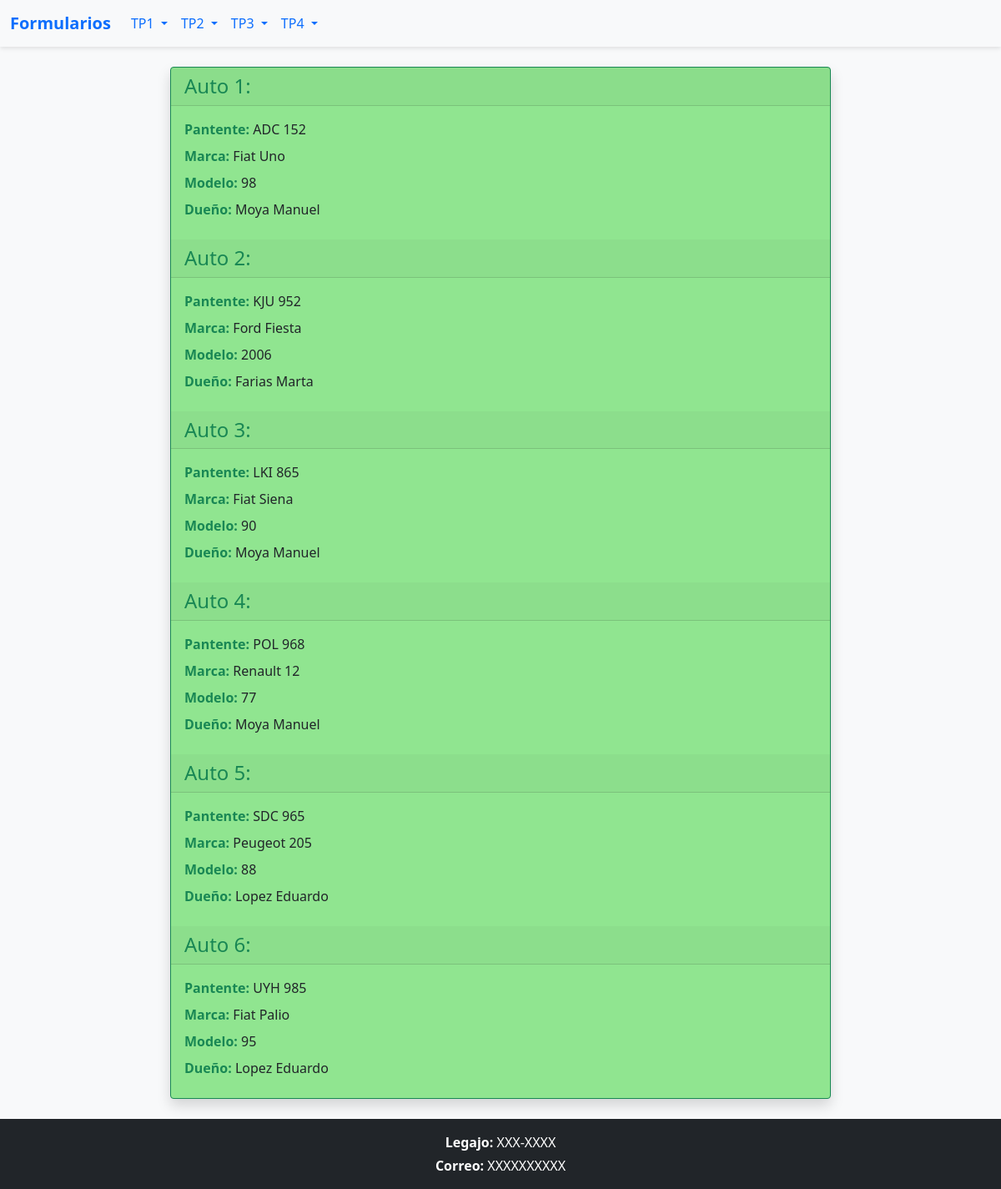
/?page=TP4Ej1, run on the app's committed database.
### tables this page shows
CREATE TABLE auto (
  Patente varchar(10) NOT NULL,
  Marca varchar(50) NOT NULL,
  Modelo int(11) NOT NULL,
  DniDuenio varchar(10) NOT NULL,
  PRIMARY KEY  (Patente)
);

CREATE TABLE persona (
  NroDni varchar(10) NOT NULL,
  Apellido varchar(50) NOT NULL,
  Nombre varchar(50) NOT NULL,
  fechaNac date NOT NULL default 0000-00-00,
  Telefono varchar(20) NOT NULL,
  Domicilio varchar(200) NOT NULL,
  PRIMARY KEY  (NroDni)
);

### util/funciones.php (called while the page is built, shortened)
<?php
spl_autoload_register(function($class_name) {
    $dirs = [
        $_SESSION['ROOT'] . 'modelo/',
        $_SESSION['ROOT'] . 'modelo/conexion/',
        $_SESSION['ROOT'] . 'control/',
        $_SESSION['ROOT'] . 'control/1/',
        $_SESSION['ROOT'] . 'control/2/',
        $_SESSION['ROOT'] . 'control/3/',
        $_SESSION['ROOT'] . 'control/4/',
    ];
    foreach ($dirs as $dir) {
        $path = $dir . $class_name . '.php';
        if (file_exists($path)) {
            return;
        }
    }
});
?>

### modelo/tablaAuto.php (called while the page is built, shortened)
<?php
class tablaAuto {
    public function selecionarAuto(){
        $bd = new BaseDatos();
        $resp = null;
        $sql = "SELECT * FROM auto";
        $resulBusq = $bd->query($sql);
        if($resulBusq) {
            $resp = $resulBusq->fetchAll(PDO::FETCH_ASSOC);
        }
        return $resp;
    }
}

### control/4/controlAuto.php (called while the page is built, shortened)
<?php
class controlAuto{
    public function listarAutos(){
        $a = new tablaAuto("", "", "", "");
        $list = $a->selecionarAuto();
        return $list;
    }
}

### modelo/tablaPersona.php (called while the page is built, shortened)
<?php
class tablaPersona {
    public function selecionarPersonas(){
        $bd = new BaseDatos();
        $resp = null;
        $sql = "SELECT * FROM persona";
        $resulBusq = $bd->query($sql);
        if($resulBusq) {
            $resp = $resulBusq->fetchAll(PDO::FETCH_ASSOC);
        }
        return $resp;
    }
}

### control/4/controlPersona.php (called while the page is built, shortened)
<?php
class controlPersona{
    public function buscarPersona($dni){
        $lista = $this->listarPersonas();
        $personaElegida = null;
        if($lista != null){
            foreach ($lista as $pers){
                if($pers["NroDni"] == $dni){
                    $personaElegida = $pers;
                }
            }
        }
        return $personaElegida;
    }
    public function listarPersonas(){
        $p = new tablaPersona("","","","","","");
        $lista = $p->selecionarPersonas();
        return $lista;
    }
}

### control/4/accionListarAutos.php (the view)
<?php
function mensajeListado(){
    $control = new controlAuto();
    $list = $control->listarAutos();
    $mensaje = "<div class='row justify-content-center mb-4'>
                <div class='col-8' >
                <div class='card border-success shadow' style='background-color: rgba(144, 229, 144, 1)'>";
    $a = 0;
    if($list != null){
        $p = new controlPersona();
        foreach ($list as $aut){
            $a++;
            $duenio = $p->buscarPersona($aut["DniDuenio"]);
            $mensaje .= "<div class='card-header text-success'>
                            <h1 class='h4 mb-0'>Auto $a:</h1>
                        </div>
                        <div class='card-body text-success'>
                            <p class='mb-2'><strong>Pantente:</strong> <span class='text-dark'>".$aut['Patente']."</span></p>
                            <p class='mb-2'><strong>Marca:</strong> <span class='text-dark'>".$aut['Marca']."</span></p>
                            <p class='mb-2'><strong>Modelo:</strong> <span class='text-dark'>".$aut['Modelo']."</span></p>
                            <p class='mb-2'><strong>Dueño:</strong> <span class='text-dark'>".$duenio["Apellido"]." ".$duenio["Nombre"]."</span></p>
                        </div>" ;
        }
    }else{
        $mensaje .= "<div class='card-header text-success'>
                            <h1 class='h4 mb-0'>No hay autos registrados</h1>
                        </div>";
    }
    $mensaje .= "</div>
            </div>
    </div>";
    return $mensaje;
}

### vista/estructura/cabecera/incio.php (shortened to what this page needs)
<!DOCTYPE html>
<html lang="es">
<head>
    <link rel="stylesheet" href="/PHPMYSQL/vista/css/booststrap/bootstrap-5.1.3-dist/css/bootstrap.min.css">
    <link rel="stylesheet" href="/PHPMYSQL/vista/css/personalizado/styleFormularios.css">
    <link rel="stylesheet" href="/PHPMYSQL/vista/css/personalizado/styleMensaje.css">
</head>
<body class="bg-light d-flex flex-column min-vh-100">

### index.php (shortened to what this page needs)
<?php
$page = $_GET['page'] ?? 'presentacion';
switch ($page) {
    case "TP4Ej1":
        include_once($_SESSION['ROOT'] . 'control/4/accionListarAutos.php');
        $url = 'vista/4/verAuto.php';
        break;
}
    include_once 'vista/estructura/cabecera/incio.php';
    if ($url != 'vista/home/home.php' && $url != 'vista/home/presentacion.php' && $url != 'control/action/action.php') {
        include 'vista/estructura/cabecera/barraNavegacion.php';
    }
    require $url;
    include_once 'vista/estructura/pie/footer.php';

### vista/estructura/cabecera/barraNavegacion.php (shortened to what this page needs)
<nav class="navbar navbar-expand-lg navbar-custom mb-4">
    <div class="container-fluid">
        <a class="navbar-brand fw-bold" href="?page=home">Formularios</a>
        <div class="collapse navbar-collapse" id="navbarNav">
            <ul class="navbar-nav me-auto">
                <li class="nav-item dropdown">
                    <a class="nav-link dropdown-toggle" href="#" role="button" data-bs-toggle="dropdown" aria-expanded="false">
                        TP1
                    </a>
                </li>
                <li class="nav-item dropdown">
                    <a class="nav-link dropdown-toggle" href="#" role="button" data-bs-toggle="dropdown" aria-expanded="false">
                        TP2
                    </a>
                </li>
                <li class="nav-item dropdown">
                    <a class="nav-link dropdown-toggle" href="#" role="button" data-bs-toggle="dropdown" aria-expanded="false">
                        TP3
                    </a>
                </li>
                <li class="nav-item dropdown">
                    <a class="nav-link dropdown-toggle" href="#" role="button" data-bs-toggle="dropdown" aria-expanded="false">
                        TP4
                    </a>
                </li>
            </ul>
        </div>
    </div>
</nav>

### vista/4/verAuto.php
<?php
    $rep = mensajeListado();
    echo $rep;
?>

### vista/estructura/pie/footer.php (shortened to what this page needs)
    <footer class="bg-dark text-white mt-auto py-3">
        <div class="container text-center">
            <p class="mb-1">
                <strong>Legajo:</strong> XXX-XXXX
            </p>
            <p class="mb-0">
                <strong>Correo:</strong> XXXXXXXXXX
            </p>
        </div>
    </footer>
</body>
</html>

### vista/estructura/cabecera/barraNavegacion.php (style rules this page uses)
.navbar-custom { background-color: #f8f9fa; box-shadow: 0 2px 5px rgba(0,0,0,0.1); }

### data on the page
auto: Patente "ADC 152", Marca "Fiat Uno", Modelo "98", DniDuenio.Apellido "Moya", DniDuenio.Nombre "Manuel"
auto: Patente "KJU 952", Marca "Ford Fiesta", Modelo "2006", DniDuenio.Apellido "Farias", DniDuenio.Nombre "Marta"
auto: Patente "LKI 865", Marca "Fiat Siena", Modelo "90", DniDuenio.Apellido "Moya", DniDuenio.Nombre "Manuel"
auto: Patente "POL 968", Marca "Renault 12", Modelo "77", DniDuenio.Apellido "Moya", DniDuenio.Nombre "Manuel"
auto: Patente "SDC 965", Marca "Peugeot 205", Modelo "88", DniDuenio.Apellido "Lopez", DniDuenio.Nombre "Eduardo"
auto: Patente "UYH 985", Marca "Fiat Palio", Modelo "95", DniDuenio.Apellido "Lopez", DniDuenio.Nombre "Eduardo"
